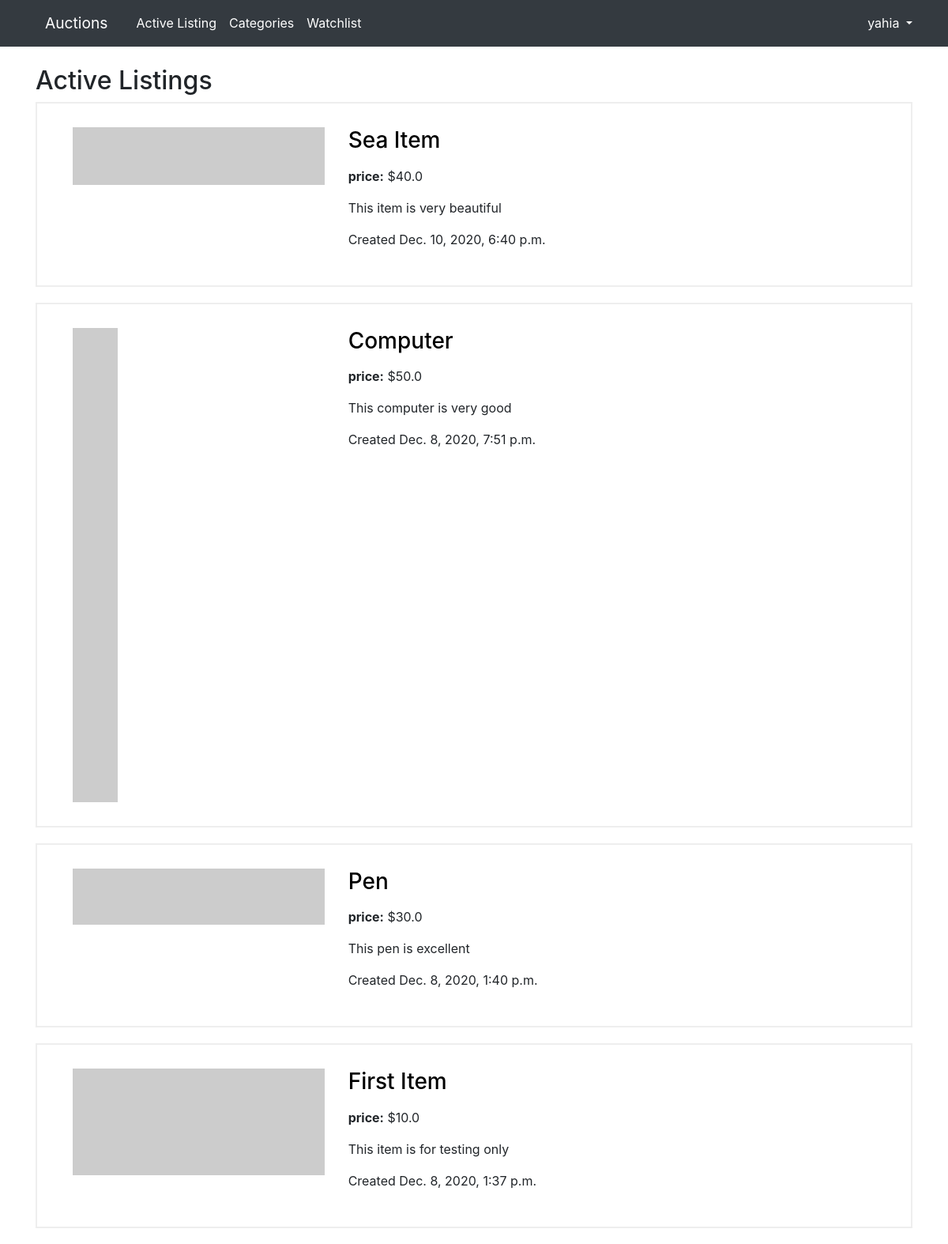
Screenshot of / (signed in) with the database file from the repository.
### auctions/models.py (models this page shows, shortened)
class User(AbstractUser):
    pass

class Listing(models.Model):
    title = models.CharField(max_length=50)
    description = models.TextField()
    start_bid = models.FloatField()
    current_bid = models.FloatField()
    date = models.DateTimeField(default=timezone.now)
    image_URL = models.URLField(blank=True, default="")
    user = models.ForeignKey(User, related_name="listings", on_delete=models.CASCADE)
    category = models.CharField(max_length=50)
    is_active = models.BooleanField(default=True)
    winner = models.ForeignKey(User, related_name="win_listings", on_delete=models.CASCADE, blank=True, null=True)

### auctions/views.py (the view)
# urls.py: path("", views.index, name="index"),
def index(request):
    listings = Listing.objects.filter(is_active=True).order_by("-date").all()
    context = {
        "title": "Active Listings",
        "listings": listings
    }
    return render(request, "auctions/index.html", context)

### auctions/templates/auctions/index.html
{% extends "auctions/layout.html" %}
{% block body %}
    <h2>{{title}}</h2>
    {% for listing in listings %}
        <div class="listing main-content row">
            <div class="listing-image col-md-4">
                <img src="{{listing.image_URL}}" alt="img">
            </div>
            <div class="listing-content col-md-8">
                <h3 class="mb-3"> <a href="{% url 'listing-page' listing.id %}">{{ listing.title }}</a> </h3>
                <p> <strong>price:</strong> ${{ listing.current_bid }} </p>
                <p> {{ listing.description }} </p>
                <p> Created {{ listing.date }} </p>
            </div>
        </div>
    {% endfor %}
{% endblock %}

### auctions/templates/auctions/layout.html (shortened to what this page needs)
{% load static %}
<!DOCTYPE html>
<html lang="en">
<head>
    <link rel="stylesheet" href="https://stackpath.bootstrapcdn.com/bootstrap/4.4.1/css/bootstrap.min.css"
>
    <link href="{% static 'auctions/styles.css' %}" rel="stylesheet">
</head>
<body>
    <nav class="navbar navbar-expand-lg bg-dark">
        <div class="container">
            <a class="navbar-brand" href="{% url 'index' %}">Auctions</a>
            <div class="collapse navbar-collapse" id="navbarSupportedContent">
                <ul class="navbar-nav mr-auto">
                    <li class="nav-item active">
                        <a class="nav-link" href="{% url 'index' %}">Active Listing</a>
                    </li>
                    <li class="nav-item">
                        <a class="nav-link" href="{% url 'category-page' %}">Categories</a>
                    </li>
                    {% if user.is_authenticated %}
                        <li class="nav-item">
                            <a class="nav-link" href="{% url 'watchlist-page' %}">Watchlist</a>
                        </li>
                    {% endif %}
                </ul>
                <ul class="navbar-nav">
                    <li class="nav-item dropdown">
                        {% if user.is_authenticated %}
                            <a href="#" class="dropdown-toggle" data-toggle="dropdown" role="button" aria-haspopup="true" aria-expanded="false">{{ user.username }} </a>
                        {% endif %}
                    </li>
                </ul>
            </div>
        </div>
    </nav>
    <main class="mt-4">
        <div class="container">
            {% block body %}{% endblock %}
          </div>
    </main>
</body>
</html>

### auctions/static/auctions/styles.css (style rules this page uses)
.navbar { border-radius: 0; margin-bottom: 0; padding: 0; }
.nav > li > a, .navbar-brand { padding: 15px 12px; }
.navbar-brand { font-size: 1.2em; color: #ffff; }
.navbar .nav-link { color: #ffff; }
.navbar .dropdown-toggle { text-decoration: none; color: #ffff; }
.row { margin: 0; }
.main-content { border: 2px solid #eee; padding: 30px; margin-bottom: 20px; }
.listing-image img { max-width: 100%; }
.listing-content h3 a { text-decoration: none; color: black; }

### rows the page displays
User: username "yahia"
Listing: title "Sea Item", current_bid "40.0", description "This item is very beautiful", date "Dec. 10, 2020, 6:40 p.m."
Listing: title "Computer", current_bid "50.0", description "This computer is very good", date "Dec. 8, 2020, 7:51 p.m."
Listing: title "Pen", current_bid "30.0", description "This pen is excellent", date "Dec. 8, 2020, 1:40 p.m."
Listing: title "First Item", current_bid "10.0", description "This item is for testing only", date "Dec. 8, 2020, 1:37 p.m."

### other values shown
{{ title }} "Active Listings"
